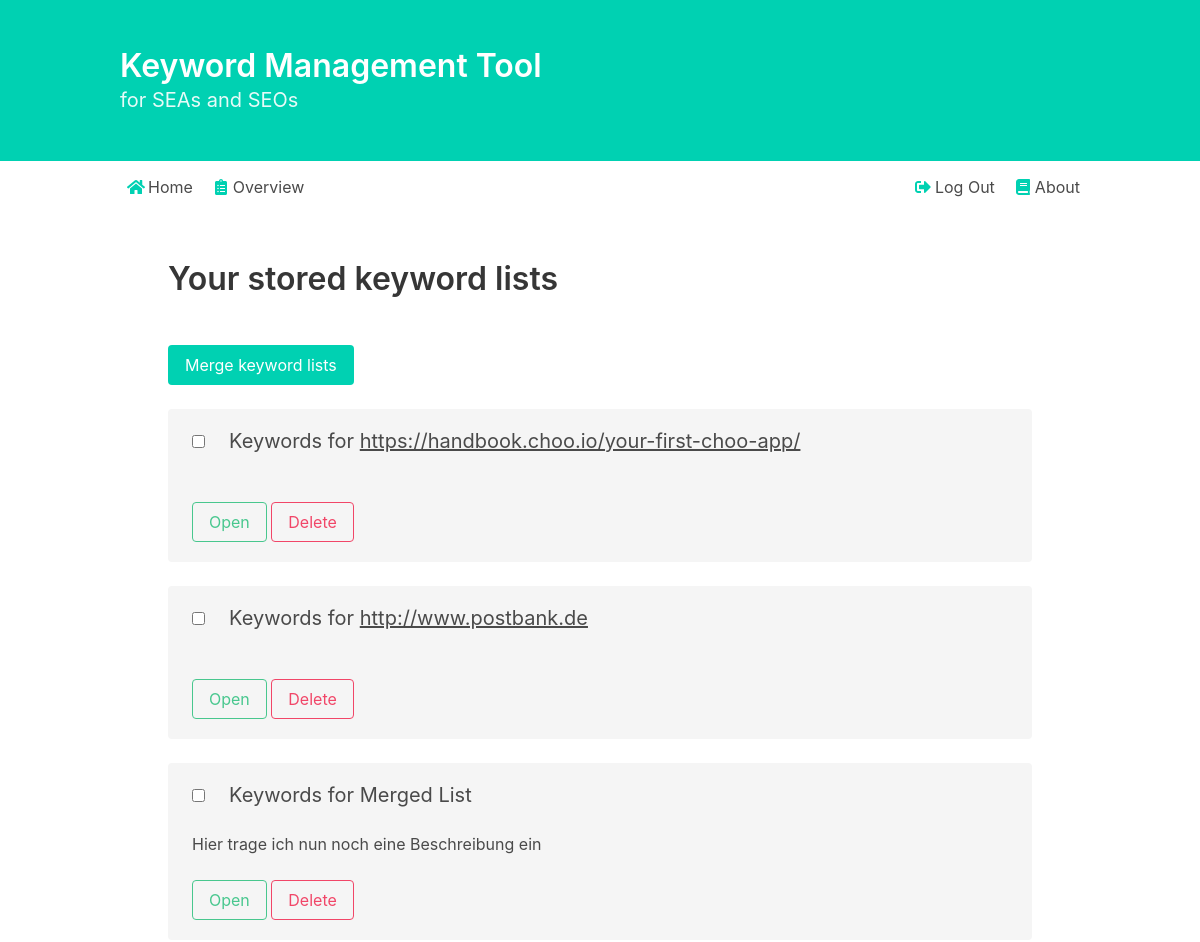
Page /overview (signed in, upper part) on the earlier database version.
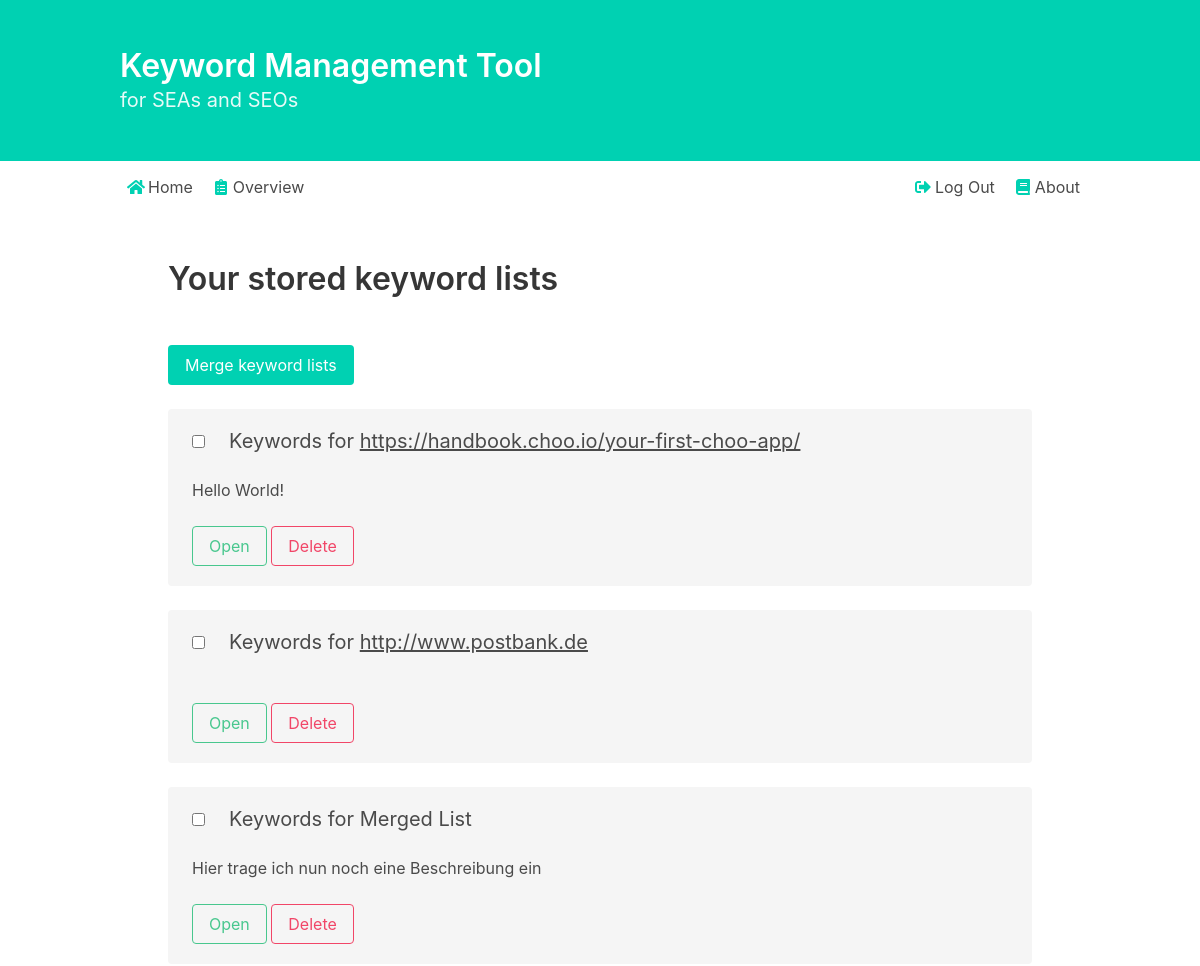
Same page on the later database version.
### keywords/models.py (models this page shows)
class KeywordsList(models.Model):
    description = models.TextField(max_length=200)
    url = models.CharField(max_length=200)
    author = models.ForeignKey(
        settings.AUTH_USER_MODEL,
        on_delete=models.CASCADE,
    )

### keywords/views.py (the view)
# urls.py: path('overview', views.keyword_list_overview, name='overview'),
@login_required
def keyword_list_overview(request):
    my_keyword_lists = KeywordsList.objects.filter(author=request.user).order_by('-pk')
    context = {
        'lists': my_keyword_lists
    }
    template = loader.get_template('keywords/overview.html')
    return HttpResponse(template.render(context, request))

### keywords/templates/keywords/overview.html (shortened to what this page needs)
{% extends 'keywords/base.html' %}
{% block content %}
<section class='section'>
  <header class='bd-header'>
    <div class='bd-header-titles'>
      <h1 class='title'>Your stored keyword lists</h1>
    </div>
  </header>
  <div class='container'>
    <form method='POST' action='{% url 'list_merge' %}'>
      <button type='submit' class='button is-primary'>Merge keyword lists</button>
      <div>
      </div>
      <div class='tile is-ancestor'>
        <div class='tile is-parent is-vertical'>
          {% for list in lists %}
          <div
          <div class='tile is-child notification'>
            <div class='columns' style="display:flex;align-items:center;">
              <div class='column is-narrow'>
                <input type='checkbox' name='list-{{list.id}}' />
              </div>
              <div class='column'>
                <h3 class='subtitle'>
                  Keywords for
                  {% if 'http' in list.url %}
                  <a target='_blank' href='{{list.url}}'>{{list.url}}</a>
                  {% else %}
                  {{list.url}}
                  {% endif %}
                </h3>
              </div>
            </div>
            <p>{{list.description}}</p>
            <br/>
            <a href='{% url 'list' list.id %}' class='button is-outlined is-success'>Open</a>
            <a href='{% url 'list_delete' list.id %}' class='button is-outlined is-danger'>Delete</a>
          </div>
          {% endfor %}
        </div>
      </div>
    </form>
  </div>
</section>
{% endblock %}

Differences in the rows shown:
changed KeywordsList "https://handbook.choo.io/your-first-choo-app/": description (not shown) → "Hello World!"
